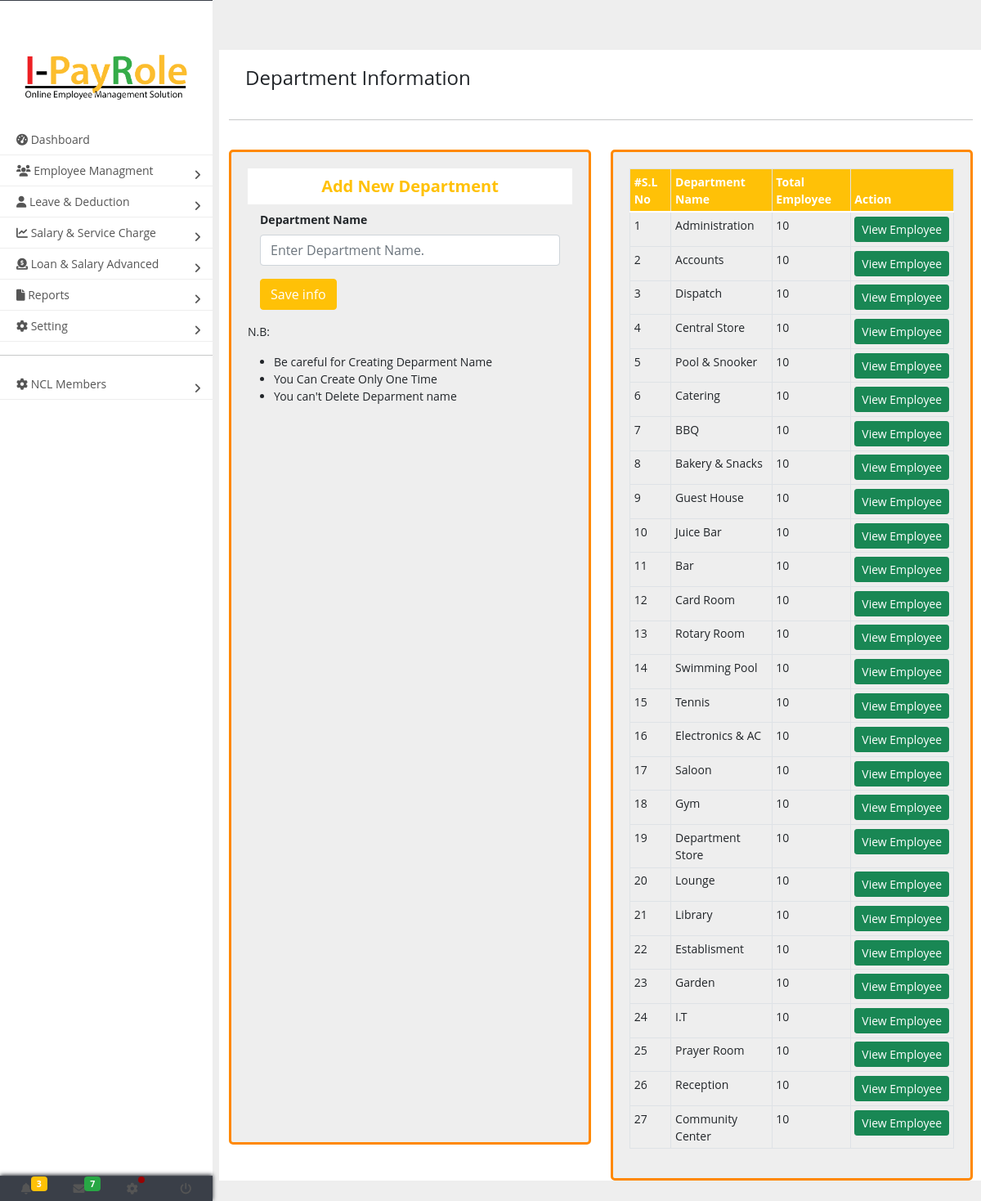
The app's page /new_department.php with its own data.
### tables this page shows
CREATE TABLE `department` (
  `id` int(11) NOT NULL AUTO_INCREMENT,
  `name` text NOT NULL,
  PRIMARY KEY (`id`)
);

### lib/database.php (called while the page is built, shortened)
<?php
class Database{
	public  $host 		= DB_HOST;
	public  $user 		= DB_USER;
	public  $pass 		= DB_PASS;
	public  $dbname 	= DB_NAME;
	public $link;
	private function connectDB(){
		$this->link = new mysqli($this->host,$this->user,$this->pass,$this->dbname);
	}
	public function select($data) {
		$results = $this->link->query($data) or die ($this->link->error.__LINE__);
		if ($results->num_rows > 0) {
			return $results;
		} else {
			return false;
		}
	}
}
?>

### new_department.php (the view, shortened to what this page needs)
<?php
include ('include/header.php');
?>
<main class="page-content">
<div class="container">
	<div class="row" >
					<div class="col-md-12 bg-white" >
						<h4 style="padding:20px; ">Department Information </h4>
						<hr />
					</div>
					<div class="col-md-12 bg-white" >
						 <div class="row">
							<div class="col-md-6">
						<div style="width:100%; height:95%; margin:0px auto; background:#eee; border:
						3px solid #ff8800; border-radius:5px; margin-top:20px; padding:20px; ">
						<h5 class="text-center bg-white text-warning" style="padding: 10px; font-weight:bold;"> Add New Department</h5>
									<form action="new_department.php" method="post">
										<div class="col-sm-12 form-group">
											<label for="name-l" style="font-weight:bold;">Department Name </label>
											<input type="text" class="form-control" name="name" id="name-l" placeholder="Enter Department Name." required>
										</div>
										<div class="col-sm-12 form-group">
											<button type="submit" name="department" class="btn btn-warning text-white">Save info</button>
										</div>
									</form>
									<p>N.B:</p>
									<ul>
										<li>Be careful for Creating Deparment Name </li>
										<li>You Can Create Only One Time</li>
										<li>You can't Delete Deparment name</li>
									</ul>
									</div>
								</div>
								<div class="col-md-6 ">
									<div style="width:100%; margin:0px auto; background:#eee; border:
										3px solid #ff8800; border-radius:5px; margin-top:20px; padding:20px; ">
										<table id="example2" class="table table-bordered" style="width:100%;">
											<thead>
											  <tr class="bg-warning text-white">
												<th>#S.L No</th>
												<th>Department Name</th>
												<th>Total Employee</th>
												<th>Action</th>
											  </tr>
											</thead>
											<tbody>
											<?php
												$query="select * from department";
												$results=$db->select($query);
												$id=0;
												if ($results==true){
														while($res=$results->fetch_assoc()){
															$id++;
											?>
											  <tr style="padding:0px; margin:0px;">
												<td><?php echo $id;?></td>
												<td><?php echo $res['name'];?></td>
												<td>10</td>
												<td> <a href="view_employee_by_department.php?dpid='<?php echo $res['id'];?>'" class="btn btn-success btn-sm">View Employee</a>
												</td>
											  </tr>
											<?php }}?>
											</tbody>
										  </table>
									</div>
								</div>
					</div>
		</div>
	</div>
</main>
</div>

### css/stylesidebar.css (style rules this page uses)
body { font-size: 0.9rem; }
@media screen and (min-width: 768px) { .page-wrapper.toggled .page-content { padding-left: 270px; } }
.page-wrapper .page-content { display: inline-block; width: 100%; padding-left: 0px; padding-top: 20px;; background:# }
.page-wrapper .page-content > div { padding: 20px 10px; }
.page-wrapper .page-content { overflow-x: hidden; }

### css/style.css (style rules this page uses)
body { background:#eee; font-size: 14px; font-family: "Open Sans",sans-serif; }
.table th, .table td { padding: 0.3rem; vertical-align: top; border-top: 1px solid #dee2e6; }

### records on screen
department: name "Administration"
department: name "Accounts"
department: name "Dispatch"
department: name "Central Store"
department: name "Pool & Snooker"
department: name "Catering"
department: name "BBQ"
department: name "Bakery & Snacks"
department: name "Guest House"
department: name "Juice Bar"
department: name "Bar"
department: name "Card Room"
department: name "Rotary Room"
department: name "Swimming Pool"
department: name "Tennis"
department: name "Electronics & AC"
department: name "Saloon"
department: name "Gym"
department: name "Department Store"
department: name "Lounge"
department: name "Library"
department: name "Establisment"
department: name "Garden"
department: name "I.T"
department: name "Prayer Room"
department: name "Reception"
department: name "Community Center"
